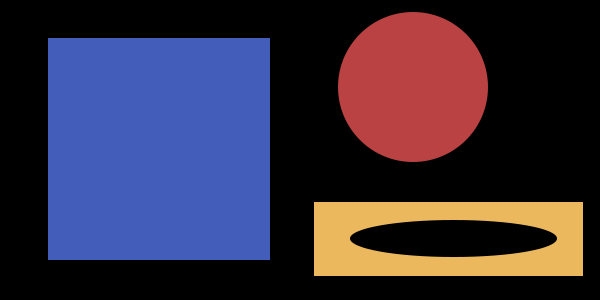
#> input picture pyimagesearch gurus/Module 1/img/basic_shapes.png, 600 x 300 px
$ python grayscale_histogram.py --image ../img/basic_shapes.png
#> lines starting #> are read from the running program, lines starting #| are printed output that depends on the picture
# import the necessary packages
from matplotlib import pyplot as plt
import argparse
import cv2

# construct the argument parser and parse the arguments
ap = argparse.ArgumentParser()
ap.add_argument("-i", "--image", required=True, help="Path to the image")
args = vars(ap.parse_args())

# load the image, convert it to grayscale
image = cv2.imread(args["image"])
#> image is the input picture: shape (300, 600, 3); mean B, G, R 64.6, 46.4, 54.5
image = cv2.cvtColor(image, cv2.COLOR_BGR2GRAY)
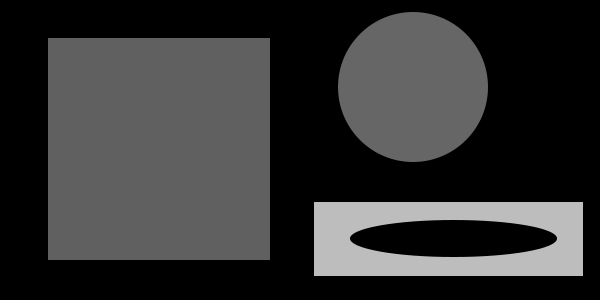
#> image: shape (300, 600); min 0, max 189, mean 50.9

# construct a grayscale histogram
hist = cv2.calcHist([image], [0], None, [256], [0, 256])
#> hist = 256 values, max 98673 at index 0, min 0 at index 18, mean 703.1

# matplotlib expects RGB images so convert and then display the image
# with matplotlib to avoid GUI conflicts/errors (mainly on macOS)
plt.figure()
plt.axis("off")
plt.imshow(cv2.cvtColor(image, cv2.COLOR_GRAY2RGB))

# plot the histogram
plt.figure()
plt.title("Grayscale Histogram")
plt.xlabel("Bins")
plt.ylabel("# of Pixels")
plt.plot(hist)
plt.xlim([0, 256])

# normalize the histogram
hist /= hist.sum()
#> hist = 256 values, max 0.548 at index 0, min 0 at index 18, mean 0.00391

# plot the normalized histogram
plt.figure()
plt.title("Grayscale Histogram (Normalized)")
plt.xlabel("Bins")
plt.ylabel("% of Pixels")
plt.plot(hist)
plt.xlim([0, 256])
plt.show()
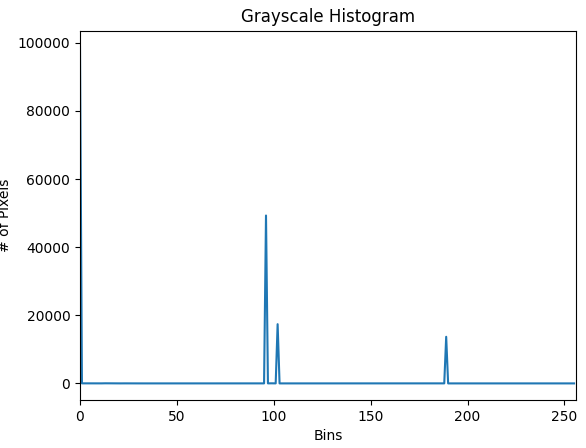
#> figure drawn by matplotlib, 1 panel; curve peaks at x = 0, y = 98673
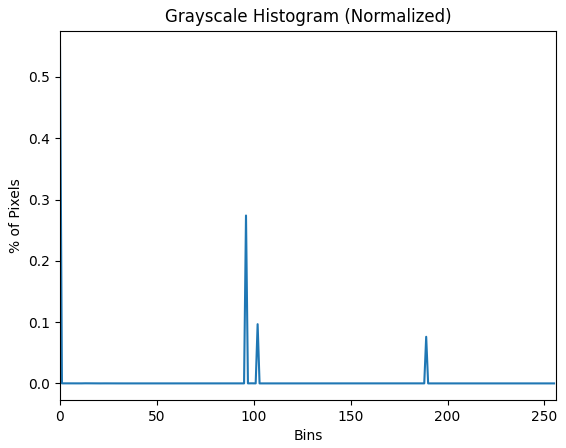
#> figure drawn by matplotlib, 1 panel; curve peaks at x = 0, y = 0.548


plt.show()

$ run again, on pyimagesearch gurus/Module 1/img/circles_and_squares.png
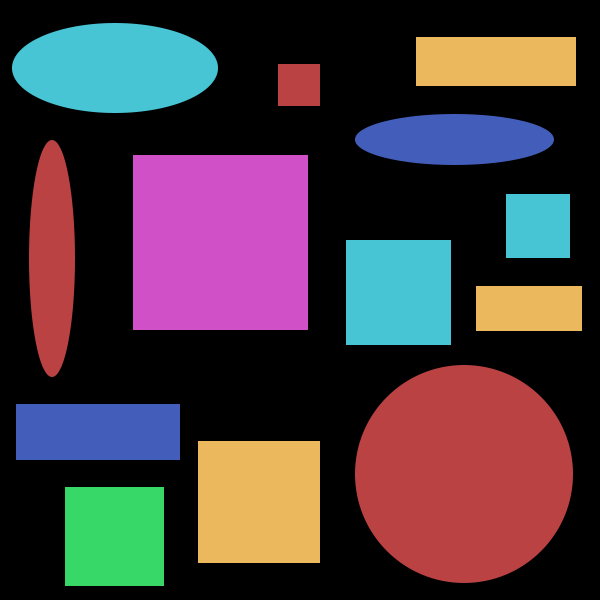
#> input picture pyimagesearch gurus/Module 1/img/circles_and_squares.png, 600 x 600 px
#> image is the input picture: shape (600, 600, 3); mean B, G, R 62, 56.2, 70.8
#> `image = cv2.cvtColor(image, cv2.COLOR_BGR2GRAY)`:
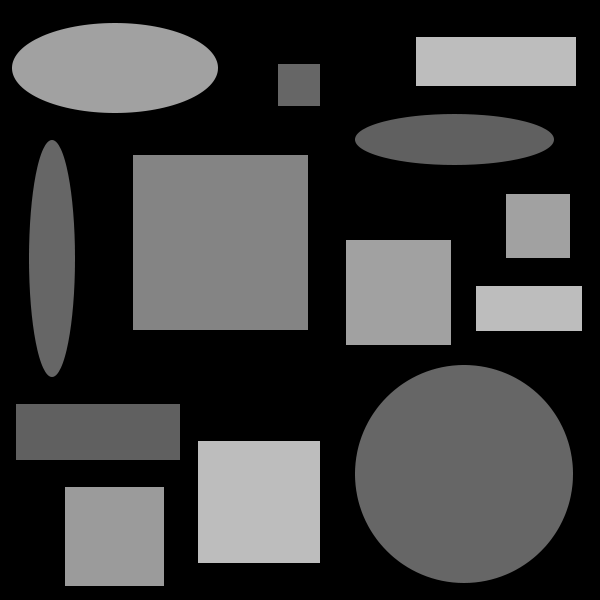
#> image: shape (600, 600); min 0, max 189, mean 61.2
#> `hist = cv2.calcHist([image], [0], None, [256], [0, 256])`: hist = 256 values, max 196524 at index 0, min 0 at index 47, mean 1406.2
#> `hist /= hist.sum()`: hist = 256 values, max 0.546 at index 0, min 0 at index 47, mean 0.00391
#> `plt.show()`:
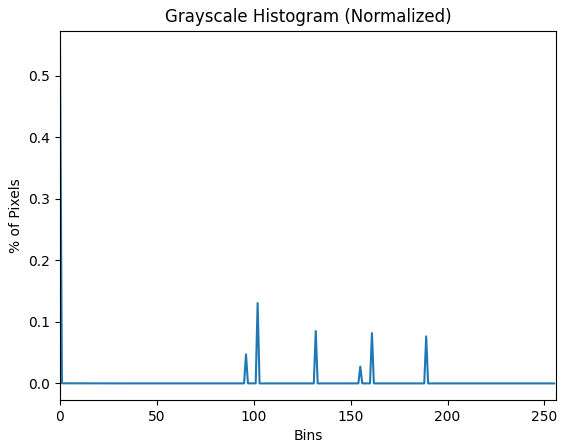
#> figure drawn by matplotlib, 1 panel; curve peaks at x = 0, y = 0.546
